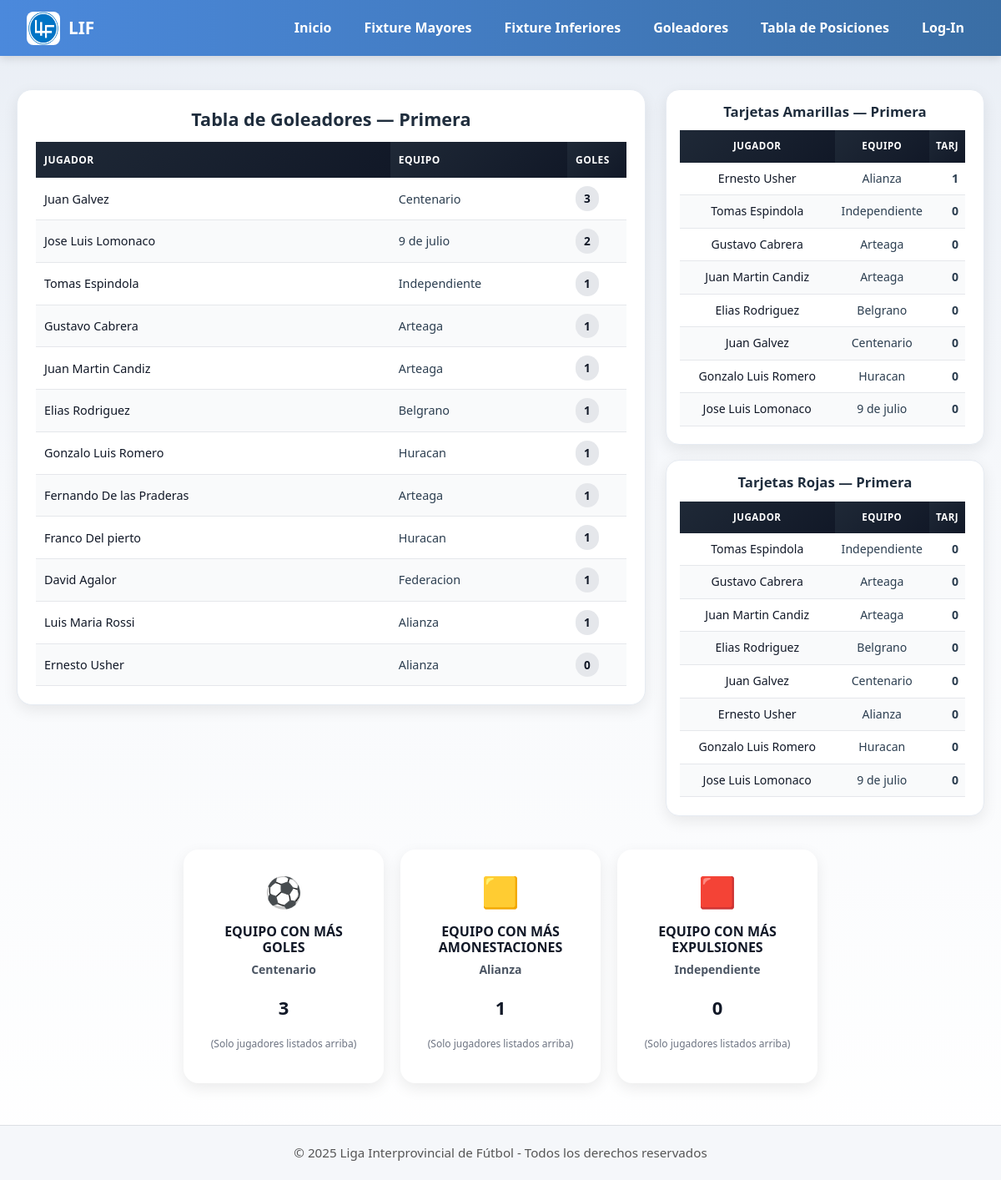
Screenshot of /goleadores/primera with the database file from the repository.
### app/models/models.py (models this page shows, shortened)
class Jugador(db.Model):
    __tablename__ = 'jugador'
    numero_carnet = db.Column(db.Integer, primary_key=True)
    nombre = db.Column(db.String(100), nullable=False)
    apellido = db.Column(db.String(100), nullable=False)
    fecha_nacimiento = db.Column(db.Date, nullable=True)
    club_id = db.Column(db.Integer, db.ForeignKey('club.id'), nullable=True)
    creado_en = db.Column(db.DateTime, default=datetime.datetime.utcnow, nullable=False)
    club = db.relationship('Club', backref='jugadores', lazy='joined')
    equipos = db.relationship('JugadorEquipo', back_populates='jugador', lazy='select', cascade='all, delete-orphan')
    estadisticas = db.relationship('EstadoJugadorPartido', back_populates='jugador', lazy='select', cascade='all, delete-orphan')
    __table_args__ = (
        UniqueConstraint('nombre', 'apellido', 'club_id', name='uq_jugador_nombre_apellido_club'),
    )

class Club(db.Model):
    __tablename__ = 'club'
    id = db.Column(db.Integer, primary_key=True)
    nombre = db.Column(db.String(150), nullable=False, unique=True)
    localidad = db.Column(db.String(120), nullable=True)
    escudo_url = db.Column(db.String(300), nullable=True)
    equipos = db.relationship('Equipo', back_populates='club', lazy='select', cascade='all, delete-orphan')

### app/routes/views.py (the view)
@views.route('/goleadores/<categoria>')
def mostrar_estadisticas(categoria):
    goles = consulta_estadistica(EstadoJugadorPartido.cant_goles, categoria, limite=15)
    amarillas = consulta_estadistica(EstadoJugadorPartido.tarjetas_amarillas, categoria, limite=10)
    rojas = consulta_estadistica(EstadoJugadorPartido.tarjetas_rojas, categoria, limite=10)
    estad = calcular_estadisticas(goles, amarillas, rojas)
    return render_template(
        'goleadores.html',
        categoria=categoria,
        goles=goles,
        amarillas=amarillas,
        rojas=rojas,
        stats=estad["stats"]   # 👈 AHORA SÍ EXISTE Y FUNCIONA
    )

### app/routes/views.py (called while the page is built)
def consulta_estadistica(columna, categoria, limite=15):
    return (
        db.session.query(
            Jugador.numero_carnet,
            Jugador.nombre,
            Jugador.apellido,
            Club.nombre.label("club_nombre"),
            func.sum(columna).label("total")
        )
        .join(EstadoJugadorPartido, EstadoJugadorPartido.id_jugador == Jugador.numero_carnet)
        .join(Partido, Partido.id == EstadoJugadorPartido.id_partido)
        .join(Club, Club.id == Jugador.club_id)
        .filter(func.lower(Partido.categoria) == categoria.lower())
        .group_by(
            Jugador.numero_carnet,
            Jugador.nombre,
            Jugador.apellido,
            Club.nombre
        )
        .order_by(func.sum(columna).desc())
        .limit(limite)
        .all()
    )

### app/templates/goleadores.html (shortened to what this page needs)
{% extends "base.html" %}
{% block content %}
<div class="main-grid">
    <div class="left-card">
        <h2>Tabla de Goleadores — {{ categoria.capitalize() }}</h2>
        <div class="table-goleadores-wrapper">
            <table class="table-goleadores">
                <thead>
                    <tr>
                        <th style="width:60%;">Jugador</th>
                        <th style="width:30%;">Equipo</th>
                        <th style="width:10%;">Goles</th>
                    </tr>
                </thead>
                <tbody>
                    {% for carnet, nombre, apellido, club_nombre, total in goles %}
                    <tr>
                        <td class="player-name">{{ nombre }} {{ apellido }}</td>
                        <td>{{ club_nombre }}</td>
                        <td><span class="badge-goals">{{ total }}</span></td>
                    </tr>
                    {% endfor %}
                </tbody>
            </table>
        </div>
    </div>
    <div class="right-column">
        <div class="card-panel">
            <h3>Tarjetas Amarillas — {{ categoria.capitalize() }}</h3>
            <div class="panel-scroll">
                <table class="panel-table">
                    <thead>
                        <tr>
                            <th>Jugador</th>
                            <th>Equipo</th>
                            <th style="text-align:right;">Tarj</th>
                        </tr>
                    </thead>
                    <tbody>
                        {% for carnet, nombre, apellido, club_nombre, total in amarillas %}
                        <tr>
                            <td class="player-name">{{ nombre }} {{ apellido }}</td>
                            <td>{{ club_nombre }}</td>
                            <td class="count">{{ total }}</td>
                        </tr>
                        {% endfor %}
                    </tbody>
                </table>
            </div>
        </div>
        <div class="card-panel">
            <h3>Tarjetas Rojas — {{ categoria.capitalize() }}</h3>
            <div class="panel-scroll">
                <table class="panel-table">
                    <thead>
                        <tr>
                            <th>Jugador</th>
                            <th>Equipo</th>
                            <th style="text-align:right;">Tarj</th>
                        </tr>
                    </thead>
                    <tbody>
                        {% for carnet, nombre, apellido, club_nombre, total in rojas %}
                        <tr>
                            <td class="player-name">{{ nombre }} {{ apellido }}</td>
                            <td>{{ club_nombre }}</td>
                            <td class="count">{{ total }}</td>
                        </tr>
                        {% endfor %}
                    </tbody>
                </table>
            </div>
        </div>
    </div>
</div>
<div class="stats-wrapper">
    {% for key, stat in stats.items() %}
    <div class="stat-card">
        <div class="stat-icon">{{ stat.icon }}</div>
        <h4 class="stat-title">{{ stat.titulo }}</h4>
        <p class="stat-team">{{ stat.equipo }}</p>
        <p class="stat-value">{{ stat.valor }}</p>
        <p class="stat-desc">{{ stat.descripcion }}</p>
    </div>
    {% endfor %}
</div>
{% endblock %}

### app/templates/base.html (shortened to what this page needs)
<!DOCTYPE html>
<html lang="es">
<head>
    <link href="https://cdn.jsdelivr.net/npm/bootstrap@5.3.3/dist/css/bootstrap.min.css" rel="stylesheet">
</head>
<body>
    <div class="navbar">
        <div class="navbar-logo">
            <img src="{{ url_for('static', filename='escudos/logolif.png') }}" alt="Logo LIF">
            <span>LIF</span>
        </div>
        <div class="navbar-links">
            <a href="/">Inicio</a>
            <div class="dropdown">
                <button class="dropbtn">Fixture Mayores</button>
            </div>
            <div class="dropdown">
                <button class="dropbtn">Fixture Inferiores</button>
            </div>
            <div class="dropdown">
                <button class="dropbtn">Goleadores</button>
            </div>
            <div class="dropdown">
                <button class="dropbtn">Tabla de Posiciones</button>
            </div>
            <div class="navbar-links">
                {% if current_user.is_authenticated %}
                    <a href="{{ url_for('views.logout') }}">Log-Out</a>
                    {% if current_user.rol == 'administrador' %}
                        <a href="{{ url_for('views.adminview') }}" class="btn btn-sm btn-warning" style="margin-left: 10px;">Panel Admin</a>
                    {% endif %}
                    {% if current_user.rol == 'periodista' %}
                        <a href="{{ url_for('views.panelperiodista') }}" class="btn btn-sm btn-warning" style="margin-left: 10px;">Panel Periodista</a>
                    {% endif %}
                {% else %}
                    <a href="{{ url_for('views.login') }}">Log-In</a>
                {% endif %}
            </div>
        </div>
    </div>
    <div class="main-container">
        {% block content %}{% endblock %}
    </div>
    <footer>
        &copy; 2025 Liga Interprovincial de Fútbol - Todos los derechos reservados
    </footer>
</body>
</html>

### app/templates/base.html (style rules this page uses)
.navbar { background: linear-gradient(90deg, #4b89dc, #3a6ea5); display: flex; align-items: center; justify-content: space-between; padding: 0.8rem 2rem; box-shadow: 0 3px 10px rgba(0, 0, 0, 0.12); position: sticky; top: 0; z-index: 100; }
.navbar-logo { display: flex; align-items: center; gap: 10px; }
.navbar-logo img { width: 40px; height: 40px; border-radius: 8px; }
.navbar-logo span { color: white; font-size: 1.3rem; font-weight: 700; }
.navbar-links { display: flex; align-items: center; gap: 15px; }
.navbar a, .dropbtn { color: #fff; text-decoration: none; font-weight: 600; font-size: 1rem; background: none; border: none; cursor: pointer; transition: all 0.3s ease; padding: 8px 12px; border-radius: 8px; }
footer { text-align: center; padding: 20px; margin-top: 50px; background: #f5f7fa; font-size: 0.95rem; color: #555; border-top: 1px solid #dcdfe3; }
body { font-family: 'Poppins', 'Segoe UI', Arial, sans-serif; background: linear-gradient(180deg, #e9eef5 0%, #f6f8fb 40%, #ffffff 100%); margin: 0; padding: 0; color: #2c3e50; line-height: 1.6; }

### app/templates/goleadores.html (style rules this page uses)
.main-grid { max-width: 1300px; margin: 40px auto; display: grid; grid-template-columns: 2.4fr 1fr; gap: 24px; padding: 0 20px; align-items: start; }
.left-card { background: #ffffff; border-radius: 18px; padding: 22px; box-shadow: 0 6px 18px rgba(0,0,0,0.08); border: 1px solid #e6ebf2; min-height: 520px; display: flex; flex-direction: column; gap: 14px; }
.left-card h2 { margin: 0; font-size: 1.35rem; font-weight: 700; color: #1f2d3d; text-align: center; }
.table-goleadores-wrapper { flex: 1; }
.table-goleadores { width: 100%; border-collapse: collapse; table-layout: fixed; font-size: 0.9rem; }
.table-goleadores thead th { background: linear-gradient(135deg, #1f2937, #111827); color: #ffffff; padding: 12px 10px; font-size: 0.75rem; text-transform: uppercase; letter-spacing: 0.04em; text-align: left; }
.table-goleadores tbody tr { transition: background 0.2s ease; }
.table-goleadores tbody tr:nth-child(even) { background: #f9fafb; }
.table-goleadores td { padding: 10px 10px; border-bottom: 1px solid #e5e7eb; vertical-align: middle; }
.player-name { white-space: nowrap; overflow: hidden; text-overflow: ellipsis; font-weight: 500; color: #111827; }
.badge-goals { display: inline-block; background: #e5e7eb; padding: 4px 10px; border-radius: 999px; font-weight: 700; font-size: 0.85rem; color: #111827; text-align: center; }
.right-column { display: flex; flex-direction: column; gap: 18px; }
.card-panel { background: #ffffff; border-radius: 16px; padding: 16px; box-shadow: 0 6px 18px rgba(0,0,0,0.08); border: 1px solid #e6ebf2; display: flex; flex-direction: column; text-align: center; }
.card-panel h3 { margin-bottom: 12px; font-size: 1.05rem; font-weight: 700; color: #1f2d3d; }
.panel-scroll { overflow-y: auto; max-height: 360px; padding-right: 6px; flex: 1; }
.panel-table { width: 100%; border-collapse: collapse; font-size: 0.88rem; }
.panel-table thead th { background: linear-gradient(135deg, #1f2937, #111827); color: #ffffff; padding: 10px 8px; font-size: 0.72rem; text-transform: uppercase; letter-spacing: 0.04em; }
.panel-table tbody tr:nth-child(even) { background: #f9fafb; }
.panel-table td { padding: 8px; border-bottom: 1px solid #e5e7eb; }
.count { font-weight: 700; text-align: right; }
.stats-wrapper { display: flex; justify-content: center; flex-wrap: wrap; gap: 20px; margin-top: 25px; }
.stat-card { width: 240px; background: #ffffff; border-radius: 18px; padding: 22px; box-shadow: 0 6px 18px rgba(0,0,0,0.08); text-align: center; transition: transform 0.2s ease, box-shadow 0.2s ease; }
.stat-icon { font-size: 36px; margin-bottom: 10px; }
.stat-title { font-weight: 700; font-size: 16px; text-transform: uppercase; margin-bottom: 6px; color: #111827; }
.stat-team { font-size: 14px; color: #4b5563; font-weight: 600; }
.stat-value { font-size: 22px; font-weight: 800; color: #111827; margin-top: 6px; }
.stat-desc { font-size: 0.75rem; color: #6b7280; margin-top: 4px; }

### rows the page displays
Jugador: nombre "Juan", apellido "Galvez", club_nombre "Centenario", total "3", total "0"
Jugador: nombre "Jose Luis", apellido "Lomonaco", club_nombre "9 de julio", total "2", total "0"
Jugador: nombre "Tomas", apellido "Espindola", club_nombre "Independiente", total "1", total "0"
Jugador: nombre "Gustavo", apellido "Cabrera", club_nombre "Arteaga", total "1", total "0"
Jugador: nombre "Juan Martin", apellido "Candiz", club_nombre "Arteaga", total "1", total "0"
Jugador: nombre "Elias", apellido "Rodriguez", club_nombre "Belgrano", total "1", total "0"
Jugador: nombre "Gonzalo Luis", apellido "Romero", club_nombre "Huracan", total "1", total "0"
Jugador: nombre "Fernando", apellido "De las Praderas", club_nombre "Arteaga", total "1"
Jugador: nombre "Franco", apellido "Del pierto", club_nombre "Huracan", total "1"
Jugador: nombre "David", apellido "Agalor", club_nombre "Federacion", total "1"
Jugador: nombre "Luis Maria", apellido "Rossi", club_nombre "Alianza", total "1"
Jugador: nombre "Ernesto", apellido "Usher", club_nombre "Alianza", total "0", total "1"
Club: icon "⚽", titulo "EQUIPO CON MÁS GOLES", equipo "Centenario", valor "3", descripcion "(Solo jugadores listados arriba)"
Club: icon "🟨", titulo "EQUIPO CON MÁS AMONESTACIONES", equipo "Alianza", valor "1", descripcion "(Solo jugadores listados arriba)"
Club: icon "🟥", titulo "EQUIPO CON MÁS EXPULSIONES", equipo "Independiente", valor "0", descripcion "(Solo jugadores listados arriba)"

### other values shown
{{ categoria.capitalize() }} "Primera"
